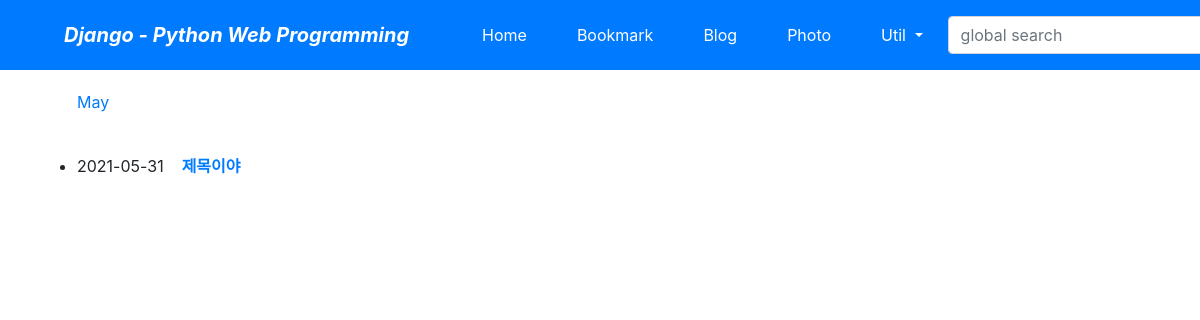
/blog/archive/2021/, run on an earlier commit of the app's database.
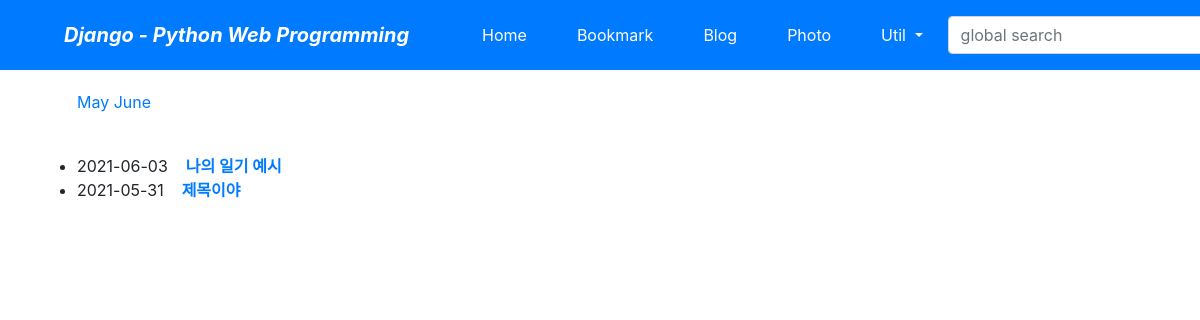
And on a later commit of the database.
### blogapp/models.py (models this page shows, shortened)
class Post(models.Model):
    title = models.CharField(verbose_name='TITLE', max_length=50)
    slug = models.SlugField('SLUG', unique=True, allow_unicode=True, help_text='one word for title alias.')
    description = models.CharField('DESCRIPTION', max_length=100, blank=True, help_text='simple description text.')
    content = models.TextField('CONTENT')
    create_dt = models.DateTimeField('CREATE DATE', auto_now_add=True)
    modify_dt = models.DateTimeField('MODIFY DATE', auto_now=True)
    tags = TaggableManager(blank=True)
    class Meta:
        verbose_name = 'post'
        verbose_name_plural = 'posts'
        db_table = 'blogapp_posts'
        ordering = ('-modify_dt',)
    def get_absolute_url(self):
        return reverse('blog:post_detail', args=(self.slug,))

### blogapp/views.py (the view)
# urls.py: path('archive/<int:year>/', views.PostYAV.as_view(), name='post_year_archive'),
class PostYAV(YearArchiveView):
    model = Post
    date_field = 'modify_dt'
    make_object_list = True

### blogapp/templates/blogapp/post_archive_year.html (shortened to what this page needs)
{% extends 'base.html' %}
{% block content %}
<ul>
    {% for date in date_list %}
    <li style="display: inline;">
        <a href="{% url 'blog:post_month_archive' year|date:'Y' date|date:'b' %}"> {{ date|date:"F" }} </a></li>
    {% endfor %}
</ul>
<br>
<div>
    <ul>
        {% for post in object_list %}
        <li>{{ post.modify_dt|date:"Y-m-d" }}&nbsp;&nbsp;&nbsp;
        <a href="{{ post.get_absolute_url }}"><strong>{{ post.title }}</strong></a></li>
        {% endfor %}
    </ul>
</div>
{% endblock %}

What changed in the data, as far as the page shows it:
added Post: modify_dt "2021-06-03", title "나의 일기 예시"
Also different on the page:
new list line: "June"
